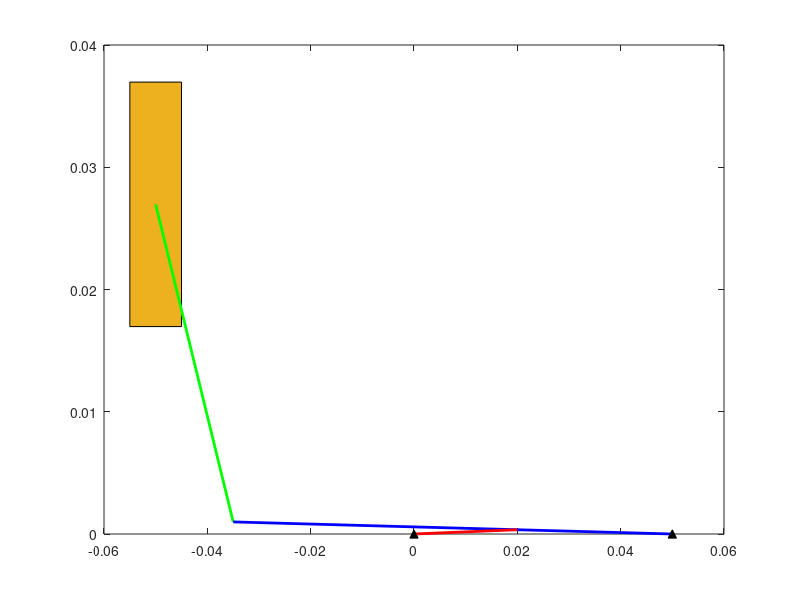

Here is the MATLAB script that generated this plot: (Note: this script raises an error after producing the figure.)
%% ME321 Project - Jacob Chartrand, Jared Elliott, Chris Gosk
clear; clc; close all;

%%Fixed lengths
r1 = 5*10^(-2); % m  o2o
r2 = 2*10^(-2); % m  o2a
r4 = 8.5*10^(-2); % m o3B
r5 = 3*10^(-2); % m BC
r7 = 10*10^(-2); % m o2o4

%Driving link parameters
theta2 = deg2rad(1):deg2rad(1):deg2rad(360); % from 0-360 degrees
dtheta2 = -10; % 10 rad/s CCW constant rotation
ddtheta2 = 0;  % 0 rad/s^2 angular acceleration

%% Part 1- Calculations for kinematic variables, loop closure eqn

%Displacments
r3 = sqrt((r1.*r1 + r2.*r2 -2.*r2.*r1.*cos(theta2)));
theta3 = -asin(r2.*sin(theta2)./r3)+pi;
theta5 = acos((-r7-r4.*cos(theta3))/r5);
r6 = -r4.*sin(theta3)-r5.*sin(theta5); 

%Velocities
dtheta3 = -r2.*dtheta2.*cos(theta2-theta3);
dtheta5 = -r4.*dtheta3.*sin(theta3)./(r5.*sin(theta5));
dr3 = sqrt(r3.*r3.*dtheta3.*dtheta3+r2.*r2.*dtheta2.*dtheta2-2.*r2.*r3.*...
        dtheta2.*dtheta3.*cos(theta3-theta2));
dr4 = 0;
dr6 = r4.*dtheta3.*sin(theta3-theta5)./(sin(theta5));

%Acelerations
ddtheta3 = (-2.*dr3.*dtheta3 +r2.*dtheta2.*dtheta2.*sin(theta3-theta2))...
        ./r3;
ddtheta5 = (r4.*ddtheta3.*sin(theta3)+r4.*dtheta3.*dtheta3.*cos(theta3)...
        +r5.*dtheta5.*dtheta5.*cos(theta5))./(-r5.*sin(theta5));
ddr6 = r4.*dtheta3.*dtheta3.*sin(theta3)-r4.*ddtheta3.*cos(theta3)+r5.*...
        dtheta5.*dtheta5.*sin(theta5)-r5.*ddtheta5.*cos(theta5);


%% Plot vars;

for x = 1:1:360 %Mechanism Animation
figure (1)

%Plot fixed points
plot (0,0,'^','MarkerFaceColor', [0 0 0],'MarkerEdgeColor', [0 0 0]) %o2
hold on
plot (r1,0,'^','MarkerFaceColor', [0 0 0],'MarkerEdgeColor', [0 0 0]) %o3
hold on

%Positions of joints
%      o2   A2          o3    B                         C
Cx = [0   r2.*cosd(x)   r1    r1+r4.*cos(theta3(x))      r1-r7 ];
Cy = [0   r2.*sind(x)   0     r4.*sin(theta3(x))        -r6(x) ];

%Connecting joints with lines
Link2 = line([Cx(1) Cx(2)], [Cy(1) Cy(2)], 'color', 'r', 'linewidth', 2);
Link3 = line([Cx(3) Cx(4)], [Cy(3) Cy(4)], 'color', 'b', 'linewidth', 2 );
Link5 = line([Cx(4) Cx(5)], [Cy(4) Cy(5)], 'color', 'g', 'linewidth', 2);
hold off

%Plot wall slider block
rectangle('Position',[-5.5*10^(-2) -r6(x)-1*10^(-2) 1*10^(-2) 2*10^(-2)],...
        'FaceColor', [0.9290 0.6940 0.1250]);
hold on
set(gca,'Children',flipud(get(gca,'Children'))) %Places link5 over slider

%Plot slider
slider_height = 0.5*10^(-2);
slider_width = 0.25*10^(-2);

slider = polyshape([Cx(2)-slider_height Cx(2)-slider_height ...%X points
    Cx(2)+slider_height Cx(2)+slider_height], ... 
    [Cy(2)+slider_width Cy(2)-slider_width ... %Y points
    Cy(2)-slider_width Cy(2)+slider_width]); %Slider position
slider = rotate(slider,rad2deg(theta3(x)),[Cx(2) Cy(2)]); %Slider Rotation
plot(slider, 'FaceColor', [0.9290 0.6940 0.1250]);
hold off

%Axis formatting
axis equal
axis ([-0.07 0.1 -0.12 0.12])

end



%theta3/dtheta3/ddtheta3 v theta 
figure (2)
plot(theta2,theta3)
grid on
title('$\theta_3$ vs $\theta_2$', 'Interpreter','latex')
xlabel('\theta_2   unit: rad')
ylabel('\theta_3 unit: rad')

figure (3)
plot(theta2,dtheta3)
grid on
title('d $\theta_3$ vs $\theta_2$', 'Interpreter','latex')
xlabel(' \theta_2   unit: rad')
ylabel('d \theta_3 unit: rad/s')

figure (4)
plot(theta2, ddtheta3)
grid on
title('dd $\theta_3$ vs $\theta_2$', 'Interpreter','latex')
xlabel('\theta_2   unit: rad')
ylabel('dd \theta_3 unit: rad/s^2')

%Theta5 

figure (5)
plot(theta2,theta5)
grid on
title('$\theta_5$ vs $\theta_2$', 'Interpreter','latex')
xlabel('\theta_2   unit: rad')
ylabel('\theta_5 unit: rad')

figure (6)
plot(theta2,dtheta5)
grid on
title('d $\theta_5$ vs $\theta_2$', 'Interpreter','latex')
xlabel(' \theta_2   unit: rad')
ylabel('d \theta_5 unit: rad/s')

figure (7)
plot(theta2, ddtheta5)
grid on
title('dd $\theta_5$ vs $\theta_2$', 'Interpreter','latex')
xlabel('\theta_2   unit: rad')
ylabel('dd \theta_5 unit: rad/s^2')


%Slider 6 displacment, Speed Accleration

figure (8)
plot(theta2,-r6)
grid on
title('$r6$ vs $\theta_2$', 'Interpreter','latex')
xlabel('\theta_2   unit: rad')
ylabel('r6 unit: m')

figure (9)
plot(theta2,-dr6)
grid on
title('$dr6$ vs $\theta_2$', 'Interpreter','latex')
xlabel('\theta_2   unit: rad')
ylabel('dr6 unit: m/s')

figure (10)
plot(theta2,-ddr6)
grid on
title('$ddr6$ vs $\theta_2$', 'Interpreter','latex')
xlabel('\theta_2   unit: rad')
ylabel('ddr6 unit: m/s^2')
 
%*****************************************************
%% Part 2 - Force and Moment Calculation

%%initial parameters:

rho = 2700; % density, kg/m3
d = 0.5*10^(-2); % diameter, m
m6 = 12*10^(-2); % slider mass, kg
m4 = 12*10^(-2); % slider mass, kg
m2 = pi*(d/2)^2*r2; % link 2, o2a2 kg
m5 = pi*(d/2)^2*r5; % link 5, BC kg

M12_list = [];
Fs_list  = []; % Shaking force
Fs_alpha = []; % Direction of shaking force
Ms_list  = []; % Shaking moment
theta2_list = [];

%Initializing force magnitude vectors
F12_list = [];
F13_list = [];
F16_list = [];
F24_list = [];
F34_list = [];
F35_list = [];
F56_list = [];

%Initializing force angle vectors
F12_alpha = [];
F13_alpha = [];
F24_alpha = [];
F35_alpha = [];
F56_alpha = [];

for i = 1:1:360
    %Calculate m3, changes with theta2
    m3 = pi*(d/2)^2*r3(i); % link 3, o3a3 kg
    
    %Create ma vector based on input variables at angle i
    B = get_ma_vector(m2, m3, m4, m5, m6, theta2(i), dtheta2, theta3(i),... 
              dtheta3(i), ddtheta3(i), theta5(i), dtheta5(i), ddtheta5(i),... 
              r2, r3(i), r4, r5, ddr6(i));

    
    %Create A matrix based on input variables at angle i
    A = get_A_matrix(theta2(i),theta3(i), theta5(i), r3(i), r4, r5);

    x = A\ B; % Ax = B, solution for x
    
    % M12:
    M12 = x(13);
    M12_list = [M12_list; M12];
    
    %Assign force to index in x array
    F12x = x(1);
    F12y = x(2);
    F13x = x(3);
    F13y = x(4);
    F16  = x(5);
    F24x = x(6);
    F24y = x(7);
    F34  = x(8);
    F35x = x(9);
    F35y = x(10);
    F56x = x(11);
    F56y = x(12);
    
    %Calculate magnitude for forces
    F12 = sqrt(F12x^2 + F12y^2);
    F13 = sqrt(F13x^2 + F13y^2);
    F24 = sqrt(F24x^2 + F24y^2);
    F35 = sqrt(F35x^2 + F35y^2);
    F56 = sqrt(F56x^2 + F56y^2);
    
    %Calculate shaking force
    Fsx = F12x + F13x + F16;
    Fsy = F12y + F13y;
    Fs = sqrt(Fsx^2 + Fsy^2);

    %Calculate shaking moment
    Ms = M12 + F13y*r1 - F16*r6(i);

    %Add force/moment to new column in respective Fij_list array 
    F12_list = [F12_list; F12];
    F13_list = [F13_list; F13];
    F16_list = [F16_list; F16];
    F24_list = [F24_list; F24];
    F34_list = [F34_list; F34];
    F35_list = [F35_list; F35];
    F56_list = [F56_list; F56];
    Fs_list  = [Fs_list; Fs];
    Ms_list  = [Ms_list; Ms];
    
    % Directions of all forces:    
    fx = F12x;
    fy = F12y;
    alpha_f = atan(fx\fy);
    if F12x < 0
        alpha_f = alpha_f + pi;
    end 
    F12_alpha = [F12_alpha; alpha_f];

    fx = F13x;
    fy = F13y;
    alpha_f = atan(fx\fy);
    if fx < 0
        alpha_f = alpha_f + pi;
    end 
    F13_alpha = [F13_alpha; alpha_f];

    fx = F24x;
    fy = F24y;
    alpha_f = atan(fx\fy);
    if fx < 0
        alpha_f = alpha_f + pi;
    end 
    F24_alpha = [F24_alpha; alpha_f];

    fx = F35x;
    fy = F35y;
    alpha_f = atan(fx\fy);
    if fx < 0
        alpha_f = alpha_f + pi;
    end 
    F35_alpha = [F35_alpha; alpha_f];

    fx = F56x;
    fy = F56y;
    alpha_f = atan(fx\fy);
    if fx < 0
        alpha_f = alpha_f + pi;
    end 
    F56_alpha = [F56_alpha; alpha_f];
   
    fx = Fsx;
    fy = Fsy;
    alpha_f = atan(fx\fy);
    if fx < 0
        alpha_f = alpha_f + pi;
    end 
    Fs_alpha = [Fs_alpha; alpha_f];
  
end

% Kinetics plot deliverables

figure (11)
plot(theta2,Ms_list)
grid on;
title('M_{s} vs \theta_2')
xlabel('\theta_2   unit: rad')
ylabel('M12   unit: N-m')

figure (12)
polarplot(Fs_alpha,Fs_list)
grid on;
title('F_{s} polar plot')

figure (13)
polarplot(F12_alpha,F12_list)
grid on;
title('F_{12} polar plot')

figure (14)
polarplot(F13_alpha,F13_list)
grid on;
title('F_{13} polar plot')

figure (15)
polarplot(F24_alpha,F24_list)
grid on;
title('F_{24} polar plot')

figure (16)
polarplot(F35_alpha,F35_list)
grid on;
title('F_{35} plot')

figure (17)
polarplot(F56_alpha,F56_list)
grid on;
title('F_{56} plot')